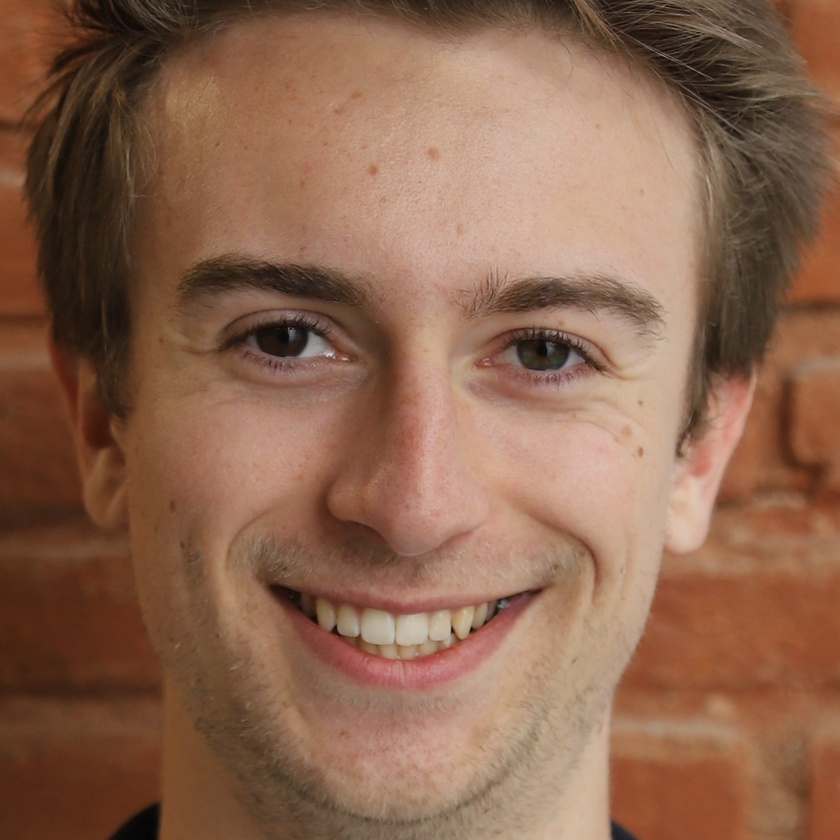
#> input picture Epitech/T-IA/IMG_7868.JPG_face_0.jpg, 840 x 840 px, shrunk from 1369 x 1369 before the run, given in place of IMG_7868.JPG, which was not available
$ jupyter execute --allow-errors Face_recognition.ipynb
#> lines starting #> are read from the running program, lines starting #| are printed output that depends on the picture; after the words box and inside, x2 and y2 are one past the last pixel; in counts of white or black regions, pixels touching at a corner belong together; pictures that were not available may be replaced by others from this repository, and a replacement may not be noted
[cell 1]
import cv2

[cell 2]
face_cascade = cv2.CascadeClassifier('face_detector.xml')

#> (a cell that did not finish here is left out)

[cell 4]
path = 'images/IMG_7868.JPG'
img = cv2.imread(path)
#> img is the input picture: shape (840, 840, 3); mean B, G, R 78.7, 101, 140

faces = face_cascade.detectMultiScale(img, 1.1, 4)
#> faces = [[95, 92, 647, 647]]

# Créer une copie de l'image d'origine pour y dessiner les rectangles
img_with_rectangles = img.copy()

# Itérer à travers les visages détectés et les enregistrer en tant qu'images individuelles
for i, (x, y, w, h) in enumerate(faces):
    # Extraire le visage de l'image avec une boîte englobante plus large
    margin = 80  # Ajustez cette marge pour obtenir une boîte plus large
    x -= margin
    y -= margin
    w += 2 * margin
    h += 2 * margin

    # Assurez-vous que les coordonnées ne sont pas négatives
    x = max(x, 0)
    y = max(y, 0)

    # Extraire le visage
    detected_face = img[y:y + h, x:x + w]

    # Enregistrer le visage détecté en tant qu'image séparée
    face_filename = f"{path.split('/')[-1]}_face_{i}.jpg"
    cv2.imwrite(face_filename, detected_face)

    # Dessiner un rectangle autour du visage dans l'image avec les rectangles
    cv2.rectangle(img_with_rectangles, (x, y), (x + w, y + h), (255, 0, 0), 2)
#> this loop made 1 pass
#> (x, y, w, h, margin, face_filename) on pass 1: (15, 12, 807, 807, 80, 'IMG_7868.JPG_face_0.jpg')
#> pass 1, `detected_face = img[y:y + h, x:x + w]`:
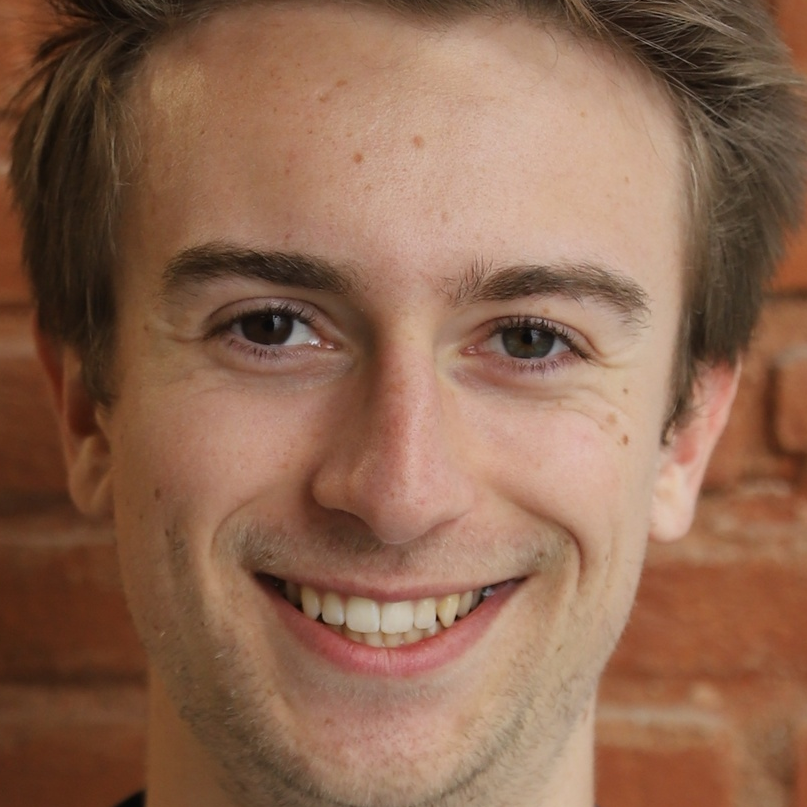
#> detected_face: shape (807, 807, 3); mean B, G, R 80.9, 103.1, 141.7
#> after the loop:
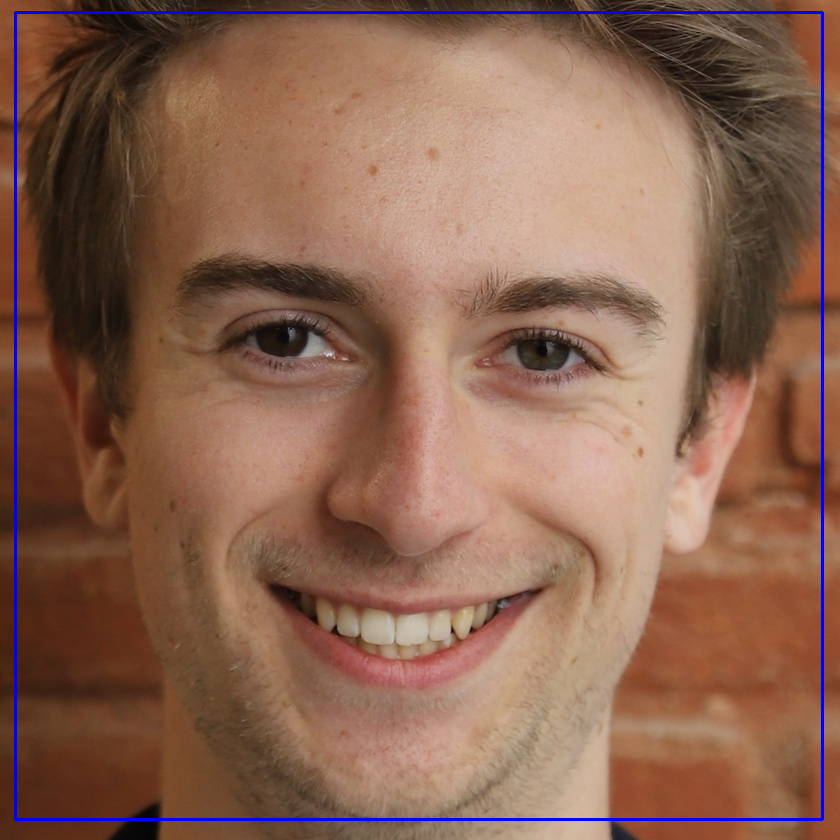
#> img_with_rectangles: shape (840, 840, 3); 1.37% of pixels changed, all inside (x1, y1, x2, y2) = (14, 11, 824, 821)

# Enregistrer l'image modifiée avec les rectangles
output_path = f"{path.split('/')[-1]}_faces-detected.{path.split('/')[-1].split('.')[1]}"
cv2.imwrite(output_path, img_with_rectangles)

print('Enregistrement réussi')

$ run again, on Epitech/T-IA/images/IMG_20221201_191800.jpg
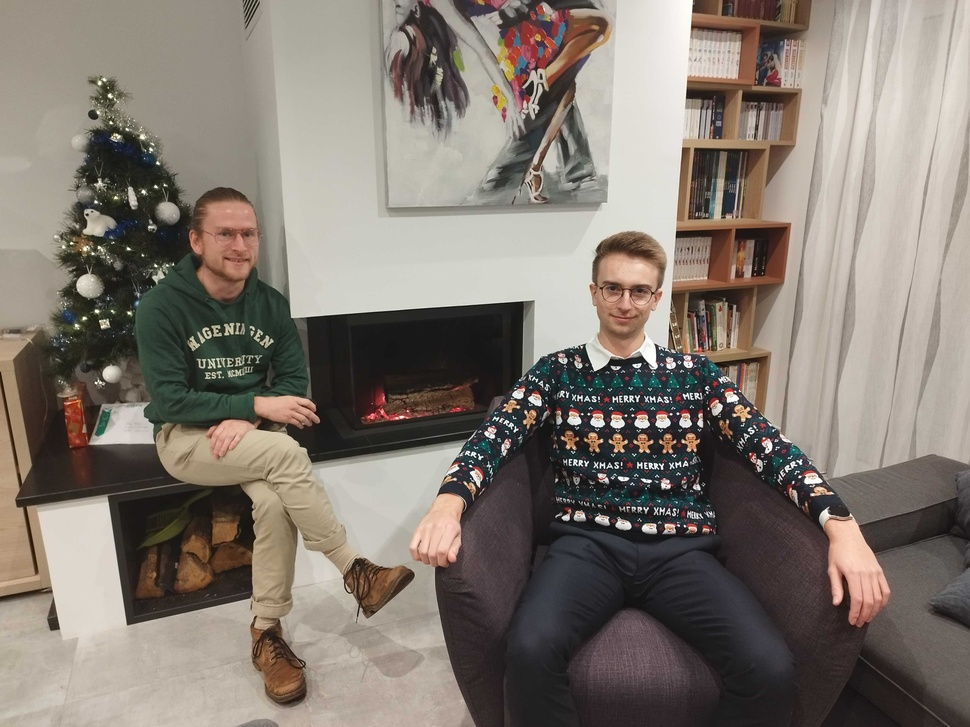
#> input picture Epitech/T-IA/images/IMG_20221201_191800.jpg, 970 x 727 px, shrunk from 4000 x 3000 before the run, given in place of IMG_7868.JPG, which was not available
#> img is the input picture: shape (727, 970, 3); mean B, G, R 112.7, 121.2, 130
#> faces = [[202, 208, 69, 69], [584, 259, 82, 82], [649, 35, 167, 167]]
#> the loop `for i, (x, y, w, h) in enumerate(faces): # Extraire le visage de l'ima..` made 3 passes
#> (x, y, w, h, face_filename) on passes 1 to 3: (122, 128, 229, 229, 'IMG_7868.JPG_face_0.jpg'), (504, 179, 242, 242, 'IMG_7868.JPG_face_1.jpg'), (569, 0, 327, 327, 'IMG_7868.JPG_face_2.jpg')
#> pass 1, `detected_face = img[y:y + h, x:x + w]`:
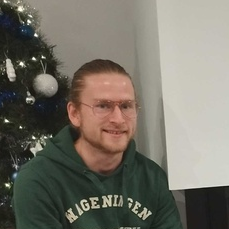
#> detected_face: shape (229, 229, 3); mean B, G, R 102.8, 113.3, 117.2
#> after the loop `for i, (x, y, w, h) in enumerate(faces):`:
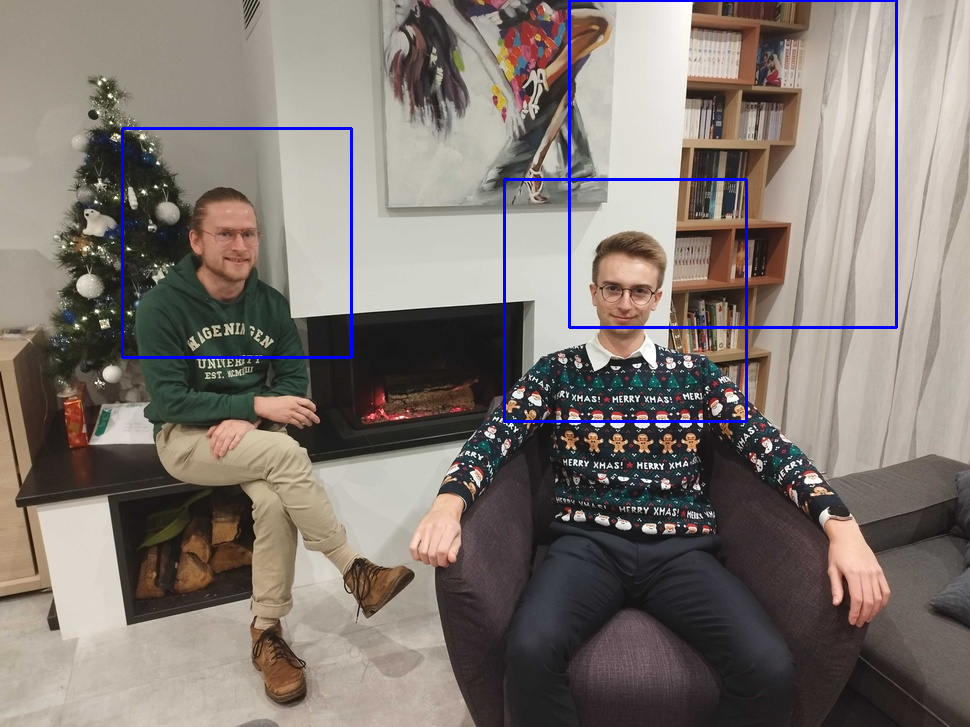
#> img_with_rectangles: shape (727, 970, 3); 1.31% of pixels changed, all inside (x1, y1, x2, y2) = (121, 0, 898, 423)
